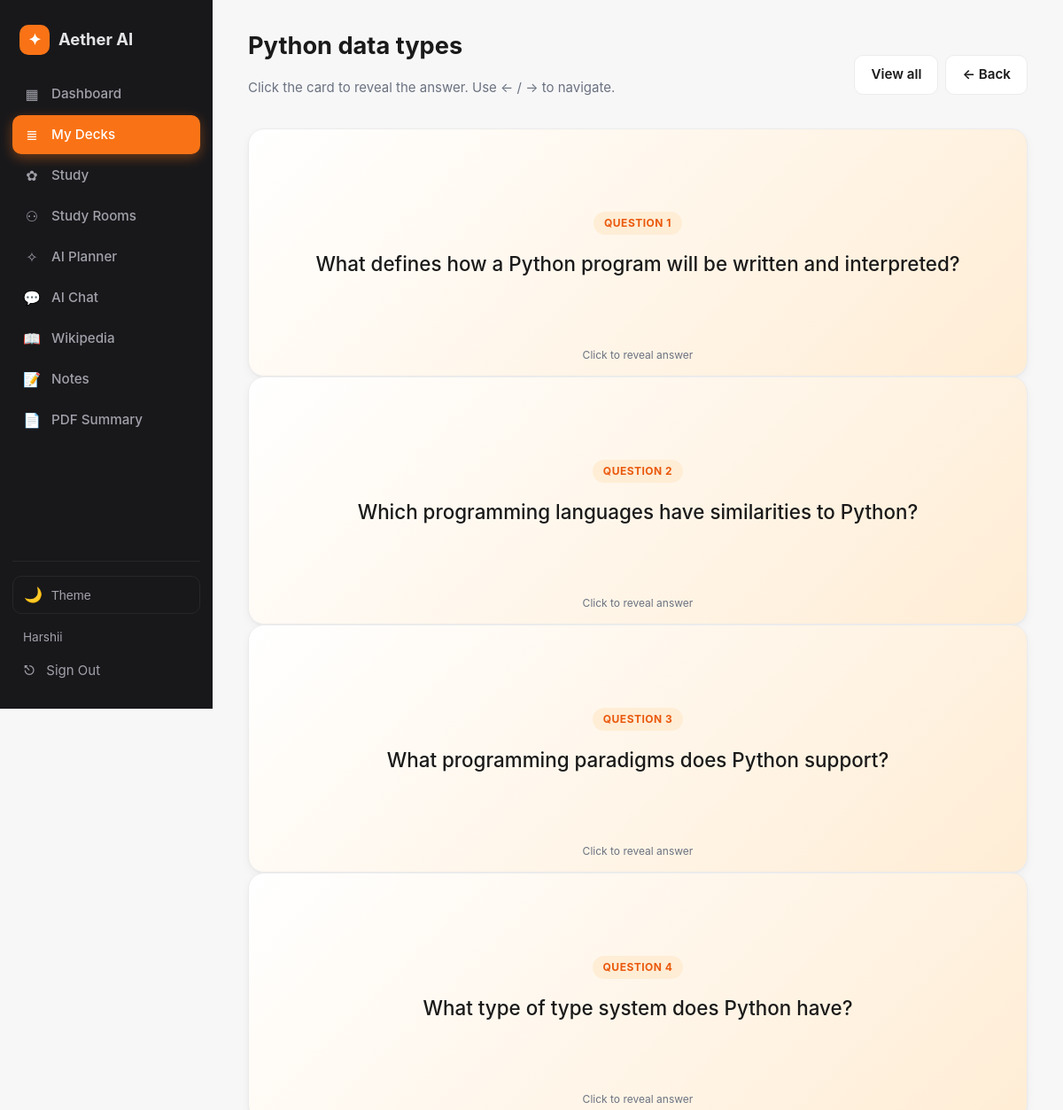
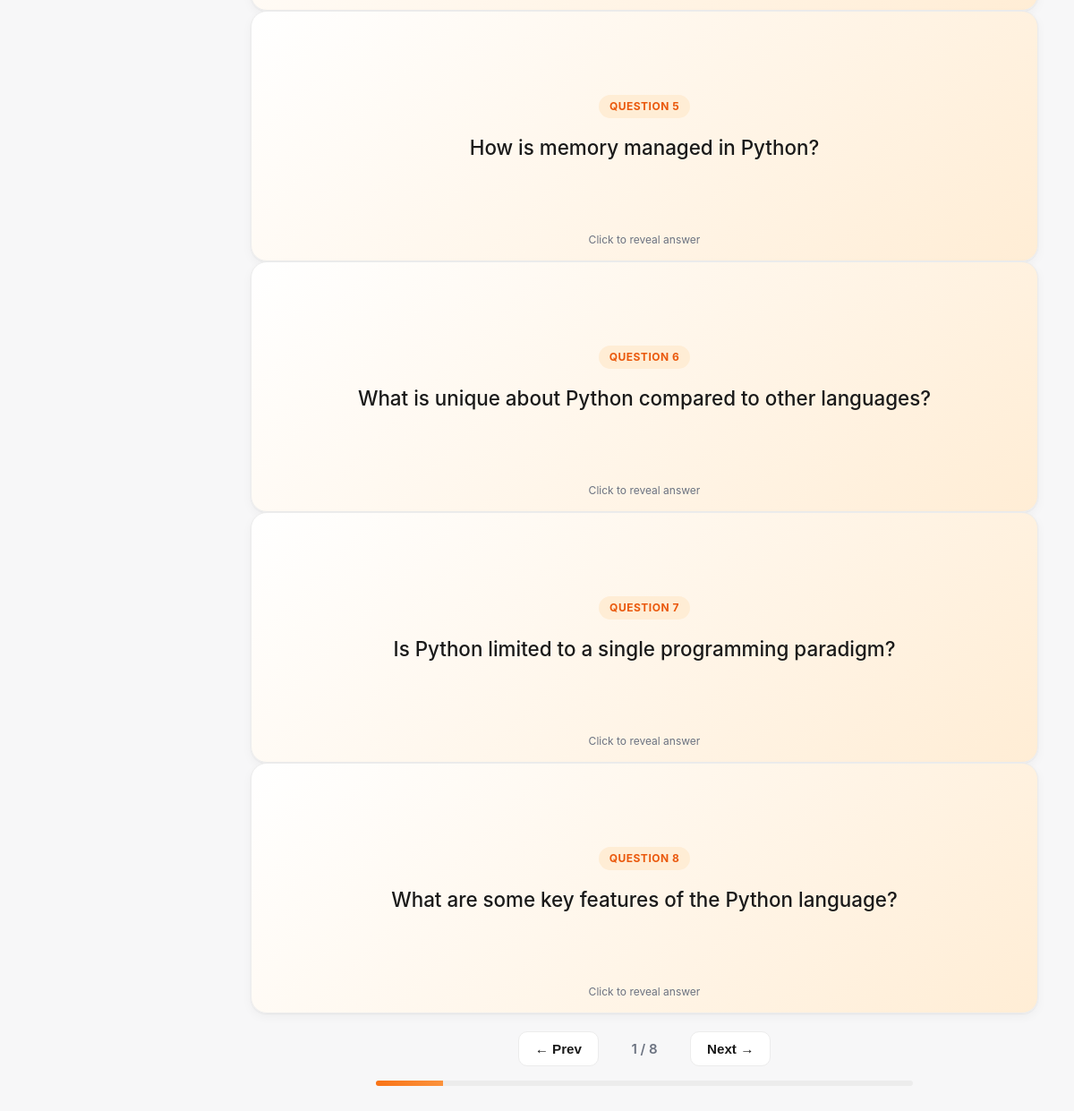
Page /decks/1/study (signed in) on the committed database (2 pictures, top to bottom).
### app/models.py (models this page shows, shortened)
class User(UserMixin, db.Model):
    __tablename__ = "users"
    id = db.Column(db.Integer, primary_key=True)
    email = db.Column(db.String(120), unique=True, nullable=False)
    name = db.Column(db.String(80), nullable=False, default="Learner")
    password_hash = db.Column(db.String(256), nullable=False)
    email_verified = db.Column(db.Boolean, default=False)
    created_at = db.Column(db.DateTime, default=datetime.utcnow)
    notes = db.relationship("Note", backref="user", cascade="all,delete", lazy=True)
    decks = db.relationship("Deck", backref="user", cascade="all,delete", lazy=True)
    quizzes = db.relationship("Quiz", backref="user", cascade="all,delete", lazy=True)
    sessions = db.relationship("ChatSession", backref="user", cascade="all,delete", lazy=True)
    plans = db.relationship("StudyPlan", backref="user", cascade="all,delete", lazy=True)
    rooms = db.relationship("StudyRoom", backref="user", cascade="all,delete", lazy=True)
    activities = db.relationship("StudyActivity", backref="user", cascade="all,delete", lazy=True)

class Deck(db.Model):
    __tablename__ = "decks"
    id = db.Column(db.Integer, primary_key=True)
    user_id = db.Column(db.Integer, db.ForeignKey("users.id"), nullable=False)
    title = db.Column(db.String(200), nullable=False)
    created_at = db.Column(db.DateTime, default=datetime.utcnow)
    cards = db.relationship("Flashcard", backref="deck", cascade="all,delete", lazy=True)

class Flashcard(db.Model):
    __tablename__ = "flashcards"
    id = db.Column(db.Integer, primary_key=True)
    deck_id = db.Column(db.Integer, db.ForeignKey("decks.id"), nullable=False)
    question = db.Column(db.Text, nullable=False)
    answer = db.Column(db.Text, nullable=False)

### app/routes/flashcards.py (the view)
@flashcards_bp.route("/<int:deck_id>/study")
@login_required
def study(deck_id):
    deck = Deck.query.get_or_404(deck_id)
    if deck.user_id != current_user.id:
        abort(403)
    db.session.add(StudyActivity(user_id=current_user.id, kind="card"))
    db.session.commit()
    return render_template("flashcards/study.html", deck=deck)

### app/templates/flashcards/study.html (shortened to what this page needs)
{% extends "base.html" %}
{% block content %}
<div class="page-head row-between">
  <div>
    <h1>{{ deck.title }}</h1>
    <p class="muted">Click the card to reveal the answer. Use ← / → to navigate.</p>
  </div>
  <div class="row-gap">
    <a class="btn-outline" href="{{ url_for('flashcards.view', deck_id=deck.id) }}">View all</a>
    <a class="btn-outline" href="{{ url_for('flashcards.index') }}">← Back</a>
  </div>
</div>
{% if deck.cards %}
<div id="flashcard-area" data-total="{{ deck.cards|length }}">
  {% for c in deck.cards %}
    <div class="flashcard" data-idx="{{ loop.index0 }}" {% if not loop.first %}hidden{% endif %}>
      <div class="face front">
        <span class="card-label">Question {{ loop.index }}</span>
        <p>{{ c.question }}</p>
        <span class="card-hint">Click to reveal answer</span>
      </div>
    </div>
  {% endfor %}
</div>
<div class="flash-controls">
  <button class="btn-outline" id="prev-btn">← Prev</button>
  <span id="counter" class="counter">1 / {{ deck.cards|length }}</span>
  <button class="btn-outline" id="next-btn">Next →</button>
</div>
<div class="progress-bar"><div id="progress-fill"></div></div>
{% else %}
<div class="card empty">
  <p class="muted">This deck has no cards.</p>
</div>
{% endif %}
{% endblock %}

### app/templates/base.html (shortened to what this page needs)
<!DOCTYPE html>
<html lang="en">
<head>
  <link rel="stylesheet" href="{{ url_for('static', filename='css/styles.css') }}">
</head>
<body class="{% if current_user.is_authenticated %}has-sidebar{% endif %}">
{% if current_user.is_authenticated %}
  <aside class="sidebar" id="sidebar">
    <a class="brand" href="{{ url_for('dashboard.index') }}">
      <span class="brand-logo">✦</span>
      <span class="brand-name">{{ BRAND }}</span>
    </a>
    <nav class="side-nav">
      <a href="{{ url_for('dashboard.index') }}"
         class="{% if request.endpoint == 'dashboard.index' %}active{% endif %}">
        <span class="ico">▦</span> Dashboard
      </a>
      <a href="{{ url_for('flashcards.index') }}"
         class="{% if request.blueprint == 'flashcards' %}active{% endif %}">
        <span class="ico">≣</span> My Decks
      </a>
      <a href="{{ url_for('quizzes.index') }}"
         class="{% if request.blueprint == 'quizzes' %}active{% endif %}">
        <span class="ico">✿</span> Study
      </a>
      <a href="{{ url_for('rooms.index') }}"
         class="{% if request.blueprint == 'rooms' %}active{% endif %}">
        <span class="ico">⚇</span> Study Rooms
      </a>
      <a href="{{ url_for('planner.index') }}"
         class="{% if request.blueprint == 'planner' %}active{% endif %}">
        <span class="ico">✧</span> AI Planner
      </a>
      <a href="{{ url_for('chat.index') }}"
         class="{% if request.blueprint == 'chat' %}active{% endif %}">
        <span class="ico">💬</span> AI Chat
      </a>
      <a href="{{ url_for('wikipedia.index') }}"
         class="{% if request.blueprint == 'wikipedia' %}active{% endif %}">
        <span class="ico">📖</span> Wikipedia
      </a>
      <a href="{{ url_for('notes.index') }}"
         class="{% if request.blueprint == 'notes' %}active{% endif %}">
        <span class="ico">📝</span> Notes
      </a>
      <a href="{{ url_for('pdf.index') }}"
         class="{% if request.blueprint == 'pdf' %}active{% endif %}">
        <span class="ico">📄</span> PDF Summary
      </a>
    </nav>
        <div class="side-bottom">
      <button class="theme-toggle" id="theme-toggle" aria-label="Toggle dark mode">
        <span class="theme-icon-dark">🌙</span>
        <span class="theme-label">Theme</span>
      </button>
      <div class="user-line">{{ current_user.name }}</div>
      <a class="side-logout" href="{{ url_for('auth.logout') }}">
        <span class="ico">⎋</span> Sign Out
      </a>
    </div>
  </aside>
{% endif %}
<main class="{% if current_user.is_authenticated %}content{% else %}container{% endif %}">
  {% block content %}{% endblock %}
</main>
</body>
</html>

### rows in the picture
User: name "Harshii"
Deck: title "Python data types"
Flashcard: question "What defines how a Python program will be written and interpreted?"
Flashcard: question "Which programming languages have similarities to Python?"
Flashcard: question "What programming paradigms does Python support?"
Flashcard: question "What type of type system does Python have?"
Flashcard: question "How is memory managed in Python?"
Flashcard: question "What is unique about Python compared to other languages?"
Flashcard: question "Is Python limited to a single programming paradigm?"
Flashcard: question "What are some key features of the Python language?"

### other values in the picture
{{ BRAND }} "Aether AI"
